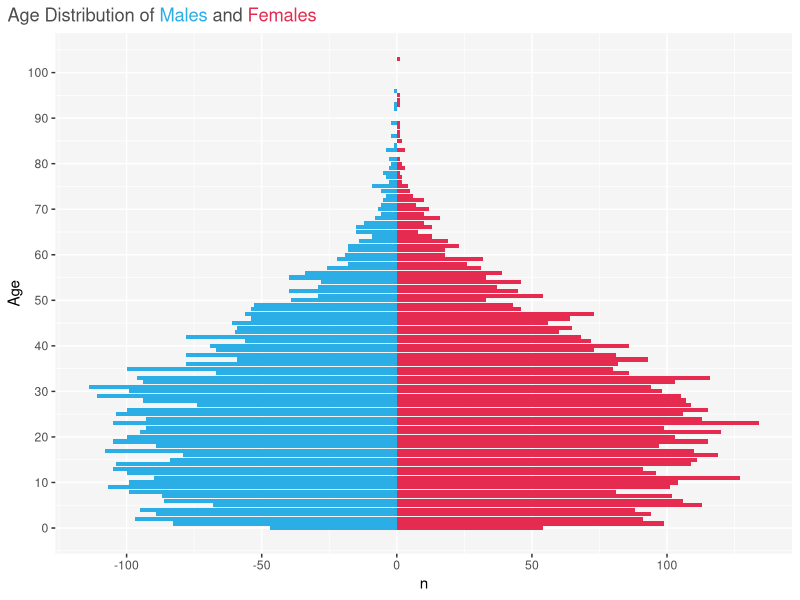

Write the R code that produced this figure.
# load required packages
library(dplyr)
library(ggplot2)
library(glue)
library(ggtext)

# make example data
set.seed(3)
test_data <- data.frame(age = abs(round(rnorm(n = 10000, mean = 25, sd=20),0)),
                        sex = sample(c('M','F'), 1000, replace = TRUE))

# create popn pyramid function
popn_pyramid <- function(df, 
                         ageCol,
                         sexCol,
                         mColor = "#e52b50", 
                         fColor = "#2bade5"){
  plot_colors <- c(mColor, fColor)
  pyr_title <- glue::glue(
    "Age Distribution of 
    <span style='color:{plot_colors[2]};'>Males</span>
    and 
    <span style='color:{plot_colors[1]};'>Females</span> 
    " )
  plot_popn <- substitute(
    
    df %>%
      group_by(ageCol, sexCol) %>%
      summarize(n = as.numeric(n())) %>%
      mutate(n = case_when(sexCol == "F" ~ n,
                           sexCol == "M" ~ n*-1)) %>%
      ggplot(aes(x    = ageCol,
                 y    = n,
                 fill = sexCol)) +
      geom_bar(stat = "identity") +
      scale_x_continuous(breaks = seq(0,110, 10),
                         name = "Age") +
      scale_fill_manual(values = plot_colors) +
      coord_flip() +
      labs(title = pyr_title) +
      theme(panel.background = element_rect(fill = "grey96"),
            plot.title = ggtext::element_markdown(color = "grey30"),
            legend.position = "none",
            plot.title.position = "plot") 
    
  )
  eval(plot_popn)
}

# use function to make plot with example data
popn_pyramid(df = test_data,
             ageCol = age,
             sexCol = sex)
